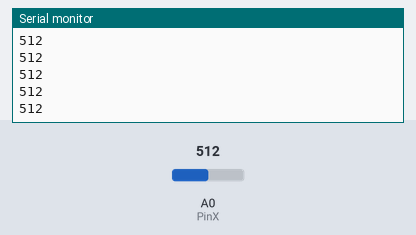
The sketch below on a simulated Arduino Uno, built with avr-gcc and run on an emulated ATmega328P. Parts: the last lines printed to the serial monitor. Inputs (shaded band) come from the test bench; at power-on: A0 (PinX) = 512.

Above: at 1.2 s.
1.3 s: A0 (PinX) set to 716
At 1.41 s:
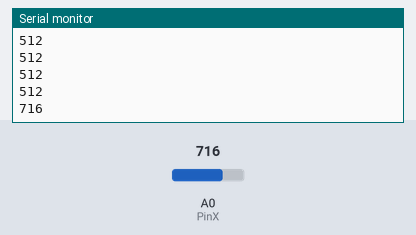
2.8 s: A0 (PinX) set to 900
At 2.81 s:
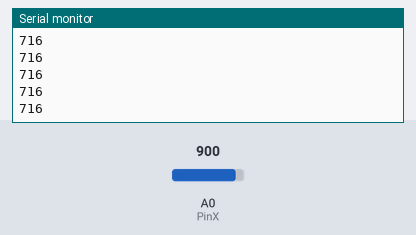
Timing chart, 0 to 5.8 s (numbered marks = the images above; inputs shaded):
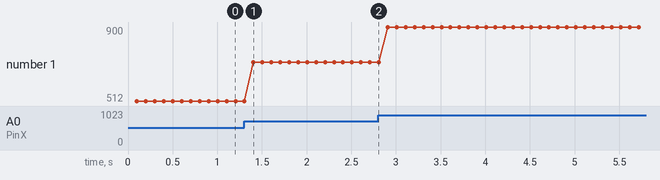

Measured:
- after the input at 1.3 s, the serial monitor: prints a new line after 0.10 s (image 1)
- plotted number 1: 512 → 716 after the input at 1.3 s, 716 → 900 after the input at 2.8 s

The sketch:

microphone.ino
```cpp
// microphone

// Jesus-koppling:
//   Svart = GND
//   Röd = 5V
//   Vit = A0

const int PinX = 0;

int x = 0;

void setup() {
  Serial.begin(9600);
}

void loop() {
  x = analogRead(PinX);
  delay(100);
  if (x<200) Serial.print('.'); else Serial.println(x);
}
```
